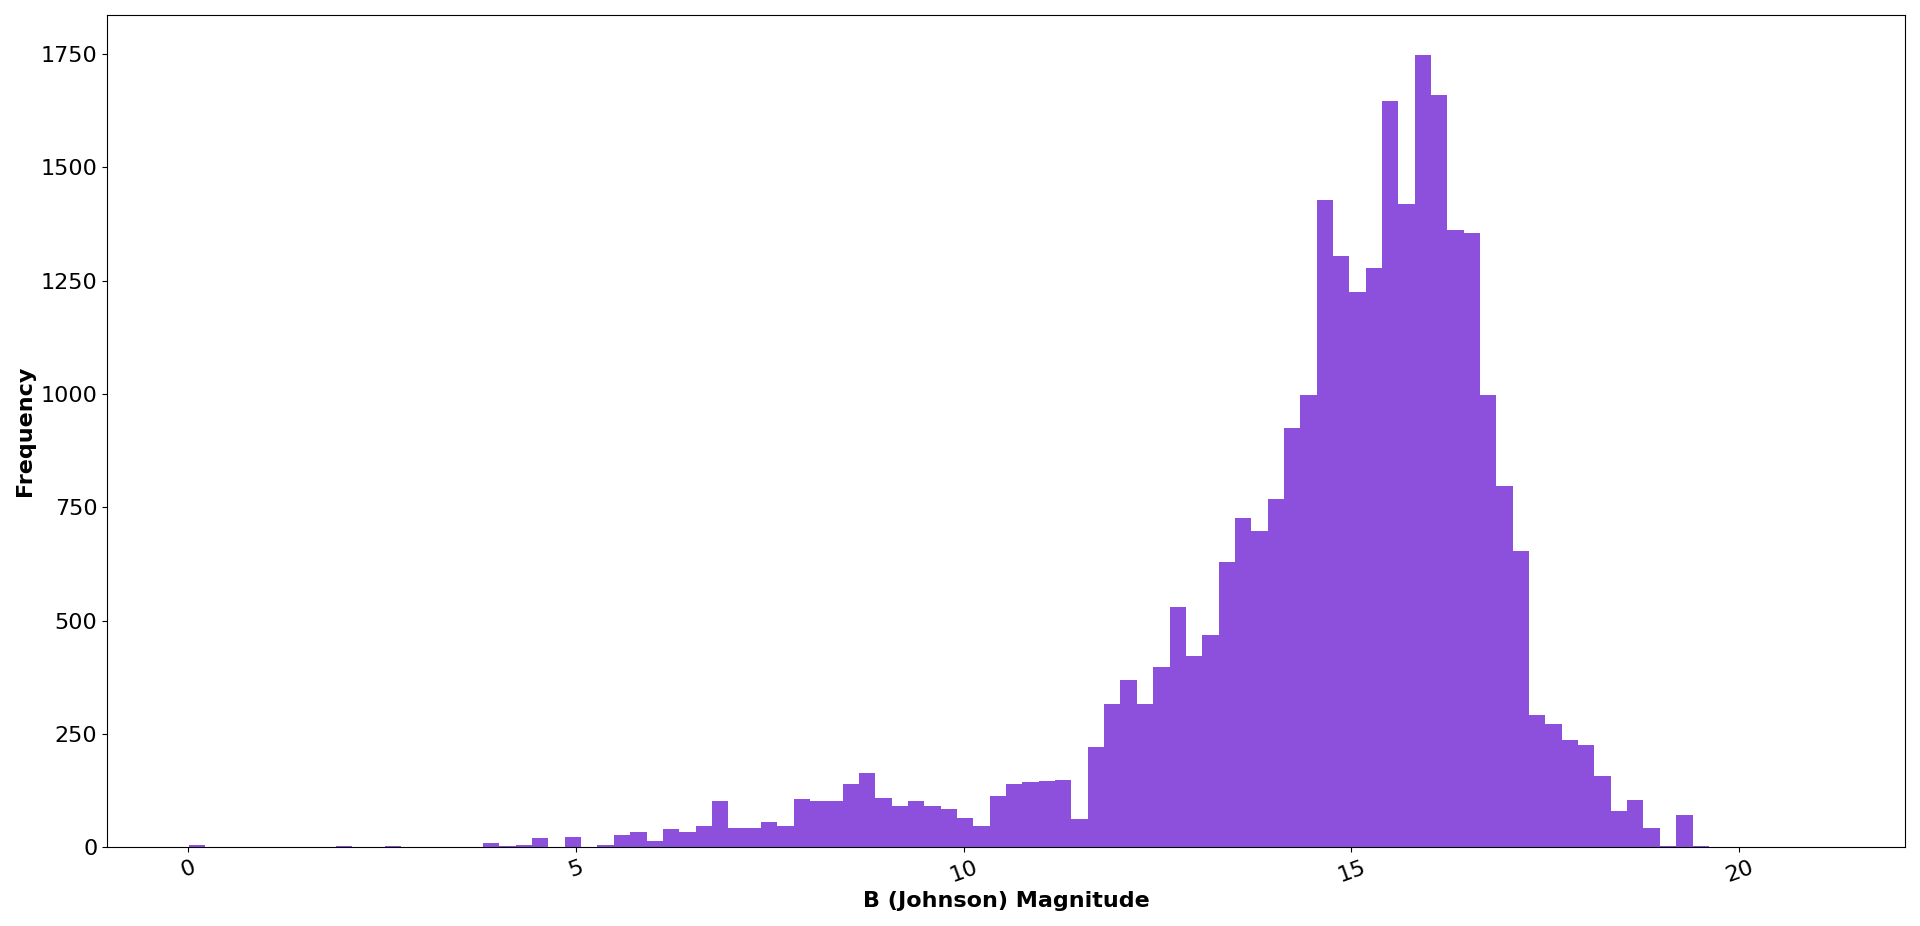

This figure's Python source:

# Paths:
path_data = "data/"

# Packages:
import numpy as np
import pandas as pd
import matplotlib.pyplot as plt

# Display options:
pd.set_option("display.width", 1200)
pd.set_option("display.max_columns", 300)
pd.set_option("display.max_rows", 300)

# Dataset:
df = pd.read_csv(path_data + "nasa_exoplanets.csv")
df_varnames = pd.read_csv(path_data + "nasa_exoplanets_var_names.csv")

# Variables:
x_var = "sy_bmag"
x_var_name = df_varnames.loc[(df_varnames["var"] == x_var), ["var_name"]].values[0][0]

# Adapt the data:
x_vals = df[x_var]

# Plot:
fig, ax = plt.subplots(
    figsize = (20, 10),
    tight_layout = True
)
_ = ax.hist(
    x = x_vals,
    bins = 100,
    alpha = 0.9,
    histtype = "stepfilled",
    align = "mid",
    color = "#813DDA",
    density = False
)
_ = ax.set_xlabel(
    x_var_name,
    fontsize = 16,
    fontweight = "bold"
)
_ = ax.set_ylabel(
    "Frequency",
    fontsize = 16,
    fontweight = "bold"
)
_ = ax.tick_params(
    axis = "x", 
    which = "major", 
    labelsize = 16,
    rotation = 20
)
_ = ax.tick_params(
    axis = "y", 
    which = "major", 
    labelsize = 16
)
